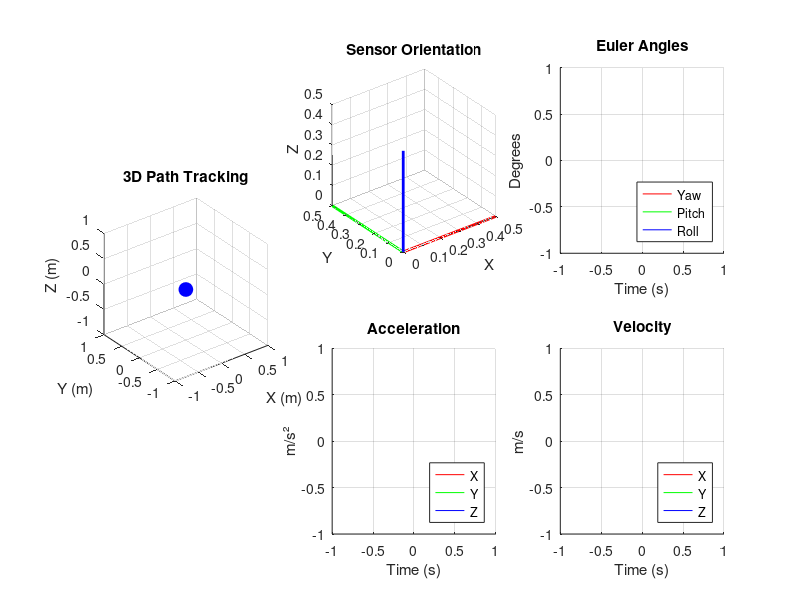

This figure's MATLAB source:
function mpu6050_path_tracking()
    comPort = 'COM4';      % CHECK YOUR COM PORT IN DEVICE MANAGER
    baudRate = 115200;
    readDuration = 120;    % testing time in seconds
    plotRefreshRate = 10;
    
    % base Madgwick filter Algorithm parameters
    betaBase = 0.1;        % Madgwick filter gain
    betaHigh = 0.3;        % Higher gain = faster convergence during motion
    betaLow = 0.05;        % Lower gain = better stability
    
    % ZUPT and drift mitigation
    zuptAccelThreshold = 0.15;  % m/s²
    zuptGyroThreshold = 0.05;   % rad/s
    zuptCounterThreshold = 5;   % hysteresis steps
    stillnessDecay = 0.95;      
    % Drift mitigation
    velocityDampingFactor = 0.996;  % damping
    positionDampingFactor = 0.999;  % position damping
    
    % State variables
    timestamps = [];
    quaternions = [];
    eulerAngles = [];
    rawAccelerations = [];
    worldAccelerations = [];
    gyroscopeData = [];
    positions = [0, 0, 0];  % [x, y, z]
    velocities = [0, 0, 0]; % [vx, vy, vz]
    path = [0, 0, 0];       % Initial path point
    velHistory = [];
    stillnessCounter = 0;
    
    % Gravity
    gravityMagnitude = 9.81;
    isCalibrated = false;
    calibrationSamples = [];
    calibrationPeriod = 2;  % calibration time in seconds
    calibrationStartTime = 0;
    waitingForInit = true;
    
    % Create figure
    figHandle = figure('Name', 'MPU6050 Path Tracking', 'NumberTitle', 'off', 'Position', [100, 100, 1200, 800]);
    set(figHandle, 'DeleteFcn', @figureClosedCallback);
    figureAlive = true;
    
    % 3D Path plot
    subplot(2, 3, [1, 4]); 
    pathPlot = plot3(0, 0, 0, 'r-', 'LineWidth', 2);
    title('3D Path Tracking'); 
    xlabel('X (m)'); ylabel('Y (m)'); zlabel('Z (m)'); 
    grid on; axis equal; hold on;
    currentPosPlot = plot3(0, 0, 0, 'bo', 'MarkerFaceColor', 'b', 'MarkerSize', 10);
    axesPlot = plotCoordinateSystem([0 0 0], eye(3), 0.1);
    view(3); axis([-1 1 -1 1 -1 1]);
    
    % Orientation plot
    subplot(2, 3, 2);
    orientationPlot = plot3([0 0], [0 0], [0 0], 'b-', 'LineWidth', 2);
    title('Sensor Orientation');
    xlabel('X'); ylabel('Y'); zlabel('Z');
    grid on; axis equal; hold on;
    oriAxesPlot = plotCoordinateSystem([0 0 0], eye(3), 0.5);
    view(3);
    
    % Euler angles plot
    subplot(2, 3, 3); hold on;
    eulPlot = zeros(3, 1);
    eulPlot(1) = plot(0, 0, 'r-');
    eulPlot(2) = plot(0, 0, 'g-');
    eulPlot(3) = plot(0, 0, 'b-');
    title('Euler Angles'); xlabel('Time (s)'); ylabel('Degrees'); grid on;
    legend('Yaw', 'Pitch', 'Roll', 'Location', 'southeast');
    
    % Raw accelerations plot
    subplot(2, 3, 5); hold on;
    accelPlot = zeros(3, 1);
    accelPlot(1) = plot(0, 0, 'r-');
    accelPlot(2) = plot(0, 0, 'g-');
    accelPlot(3) = plot(0, 0, 'b-');
    title('Acceleration'); xlabel('Time (s)'); ylabel('m/s²'); grid on;
    legend('X', 'Y', 'Z', 'Location', 'southeast');
    
    % Velocity plot
    subplot(2, 3, 6); hold on;
    velPlot = zeros(3, 1);
    velPlot(1) = plot(0, 0, 'r-');
    velPlot(2) = plot(0, 0, 'g-');
    velPlot(3) = plot(0, 0, 'b-');
    title('Velocity'); xlabel('Time (s)'); ylabel('m/s'); grid on;
    legend('X', 'Y', 'Z', 'Location', 'southeast');
    
    %% Serial connection
    try
        if ~isempty(instrfind)
            fclose(instrfind);
            delete(instrfind);
        end
        s = serialport(comPort, baudRate);
        flush(s);
        disp(['Connected to ', comPort]);
        disp('Waiting for initialization period to complete...');
        
        startTime = tic;
        lastPlotUpdate = toc(startTime);
        lastTime = 0;
        
        %Madgwick filter instance
        madgwick = MadgwickAHRS('SamplePeriod', 1/100, 'Beta', betaBase);
        
        % Main loop
        while toc(startTime) < readDuration && figureAlive
            if s.NumBytesAvailable > 0
                line = readline(s);

                % information messages
                if contains(line, 'Initializing') || contains(line, 'Testing') || contains(line, 'connection') || contains(line, 'Enabling') || contains(line, 'DMP ready') || contains(line, 'Waiting') || contains(line, 'Setteling')
                    disp([strtrim(line)]);
                    continue;
                end
                
                if contains(line, 'INIT_COMPLETE')
                    waitingForInit = false;
                    calibrationStartTime = toc(startTime);
                    disp('Initialization period complete.');
                    disp(['Starting calibration for ', num2str(calibrationPeriod), ' seconds...']);
                    continue;
                end
                
                %process sensor data
                try
                    data = str2double(split(line, ','));
                    
                    if length(data) == 14
                        % Extract data
                        timestamp = data(1) / 1000; 
                        quat = reshape(data(2:5), 1, 4);      % w, x, y, z
                        euler = reshape(data(6:8), 1, 3);     % yaw, pitch, roll in degrees
                        rawAccel = reshape(data(9:11), 1, 3); % raw acceleration values
                        worldAccel = reshape(data(12:14), 1, 3); % world frame acceleration
                        
                        % accelerations to m/s²
                        accelScale = 9.81 / 16384;
                        worldAccel = worldAccel * accelScale;
                        
                        % Extract gyroscope data from quaternion
                        if size(quaternions, 1) > 0
                            lastQuat = quaternions(end, :);
                            gyro = 2 * quatMultiply(quatConj(lastQuat), quatDiff(lastQuat, quat, timestamp - lastTime));
                            gyro = gyro(2:4);
                        else
                            gyro = [0, 0, 0];
                        end
                        
                        if waitingForInit
                            continue;
                        end
                        
                        % Madgwick filter dynamic
                        try
                            if ~isempty(lastTime)
                                accelMagnitude = norm(worldAccel);
                                gyroMagnitude = norm(gyro);
                                isMoving = (accelMagnitude > zuptAccelThreshold) || (gyroMagnitude > zuptGyroThreshold);
                                
                                % Adjust beta
                                if isMoving
                                    madgwick.Beta = min(madgwick.Beta * 1.1, betaHigh);  % Increase gradually
                                else
                                    madgwick.Beta = max(madgwick.Beta * 0.95, betaLow);  % Decrease gradually
                                end
                            end
                            
                            madgwick.UpdateIMU(gyro, rawAccel);
                            filteredQuat = madgwick.Quaternion;
                        catch madgwickErr
                            disp(['Madgwick filter error: ', madgwickErr.message]);
                            filteredQuat = quat;
                        end
                        
                        % Store sensor data
                        timestamps(end+1) = timestamp;
                        quaternions(end+1, :) = quat;
                        eulerAngles(end+1, :) = euler;
                        rawAccelerations(end+1, :) = rawAccel;
                        worldAccelerations(end+1, :) = worldAccel;
                        gyroscopeData(end+1, :) = gyro;
                        
                        % calibration period
                        currentTime = toc(startTime);
                        if ~isCalibrated && (currentTime - calibrationStartTime < calibrationPeriod)
                            calibrationSamples(end+1, :) = worldAccel;  % Store scaled acceleration
                        elseif ~isCalibrated && (currentTime - calibrationStartTime >= calibrationPeriod)
                            % reference gravity vector
                            if ~isempty(calibrationSamples)
                                isCalibrated = true;
                                disp('Calibration complete. Starting path tracking...');
                            else
                                disp('Warning: No calibration samples collected.');
                                isCalibrated = true;
                            end
                        end
                        
                        if isCalibrated
                            if ~isempty(lastTime)
                                dt = timestamp - lastTime;
                                
                                % low-pass filter for noise reduction
                                alpha = 0.1;
                                if size(worldAccelerations, 1) > 1
                                    filteredAccel = alpha * worldAccel + (1-alpha) * worldAccelerations(end-1, :);
                                else
                                    filteredAccel = worldAccel;
                                end
                                
                                filteredAccel = reshape(filteredAccel, 1, 3);
                                
                                % Calculate gravity vector based on current orientation
                                R = quaternionToRotationMatrix(quat);
                                worldGravity = [0, 0, gravityMagnitude];
                                sensorGravity = (R' * worldGravity')';
                                
                                % Compensate for gravity
                                compensatedAccel = filteredAccel - sensorGravity;
                                
                                % ZUPT (Zero Velocity Update)
                                accelMagnitude = norm(compensatedAccel);
                                gyroMagnitude = norm(gyro);
                                
                                isStill = (accelMagnitude < zuptAccelThreshold) && (gyroMagnitude < zuptGyroThreshold);
                                if isStill
                                    stillnessCounter = min(stillnessCounter + 1, 10);  % Cap at 10
                                else
                                    stillnessCounter = max(stillnessCounter - 1, 0);   % Don't go below 0
                                end
                                
                                % drift mitigation
                                if stillnessCounter >= zuptCounterThreshold
                                    velocities = [0, 0, 0];
                                else                                  
                                    % Integrate acceleration -> velocity, aggressive damping
                                    velocities = velocities + compensatedAccel * dt;
                                    
                                    stillnessFactor = min(stillnessCounter / zuptCounterThreshold, 1);
                                    adaptiveDamping = velocityDampingFactor + (1 - velocityDampingFactor) * stillnessFactor;
                                    velocities = velocities * adaptiveDamping;
                                    
                                    velMagnitude = norm(velocities);
                                    if velMagnitude < 0.01  % 1 cm/s threshold
                                        velocities = [0, 0, 0];
                                    end
                                end
                                
                                % Integrate velocity -> position
                                positions = positions + velocities * dt;
                                positions = positions * positionDampingFactor;
                                path(end+1, :) = positions;
                            end
                            lastTime = timestamp;
                        end
                        
                        % Update visualization plots
                        currentTime = toc(startTime);
                        if (currentTime - lastPlotUpdate) > (1/plotRefreshRate) && figureAlive
                            try
                                positions = reshape(positions, 1, 3);
                                velocities = reshape(velocities, 1, 3);
                                updatePlots();
                                lastPlotUpdate = currentTime;
                                drawnow limitrate;
                            catch plotErr
                                disp(['Plot update error: ', plotErr.message]);
                                if ~ishandle(figHandle)
                                    figureAlive = false;
                                    disp('Figure was closed.');
                                end
                            end
                        end
                    else
                        disp(['Incorrect data format. Expected 14 elements, got ', num2str(length(data))]);
                    end
                catch dataErr
                    disp(['Data parsing error: ', dataErr.message]);
                end
            end
        end
        
        % Close serial connection
        clear s;
        disp('Data collection complete');
        
    catch ME
        disp('Error:');
        disp(ME.message);
        
        if exist('s', 'var')
            clear s;
        end
    end

    % Callback for figure closure
    function figureClosedCallback(~, ~)
        figureAlive = false;
        disp('Figure closed by user');
    end

    %% Update plots function
    function updatePlots()
        if isempty(timestamps) || ~figureAlive || ~ishandle(figHandle)
            return;
        end
        
        % Calculate relative time for x-axis
        relativeTime = timestamps - timestamps(1);
        
        % Update orientation visualization
        if ~isempty(quaternions) && all(ishandle(oriAxesPlot))
            try
                lastQuat = quaternions(end, :);
                R = quaternionToRotationMatrix(lastQuat);
                delete(oriAxesPlot);
                oriAxesPlot = plotCoordinateSystem([0 0 0], R, 0.5);
            catch err
                disp(['Orientation plot error: ', err.message]);
            end
        end
        
        % Update 3D path
        if isCalibrated && size(path, 1) > 1
            try
                set(pathPlot, 'XData', path(:, 1), 'YData', path(:, 2), 'ZData', path(:, 3));
                set(currentPosPlot, 'XData', positions(1), 'YData', positions(2), 'ZData', positions(3));
                
                if all(ishandle(axesPlot))
                    delete(axesPlot);
                    lastQuat = quaternions(end, :);
                    R = quaternionToRotationMatrix(lastQuat);
                    positions_row = reshape(positions, 1, 3);
                    axesPlot = plotCoordinateSystem(positions_row, R, 0.1);
                end
                
                % Adjust axis limits based on path size
                axisRange = max(max(abs(path)));
                if axisRange > 0
                    axisLimit = max(1, axisRange * 1.2);
                    axis([-axisLimit axisLimit -axisLimit axisLimit -axisLimit axisLimit]);
                end
            catch err
                disp(['Path plot error: ', err.message]);
            end
        end
        
        % Update euler angles plot
        if ~isempty(eulerAngles)
            try
                if size(eulerAngles, 1) > length(relativeTime)
                    eulerAngles = eulerAngles(end-length(relativeTime)+1:end, :);
                end
                
                for i = 1:3
                    if ishandle(eulPlot(i))
                        set(eulPlot(i), 'XData', relativeTime, 'YData', eulerAngles(:, i));
                    end
                end
            catch err
                disp(['Euler plot error: ', err.message]);
            end
        end
        
        % Update acceleration plot
        if isCalibrated && ~isempty(worldAccelerations)
            try
                if size(worldAccelerations, 1) > length(relativeTime)
                    worldAccelerations = worldAccelerations(end-length(relativeTime)+1:end, :);
                end
                
                % Get last orientation to calculate gravity in sensor frame
                lastQuat = quaternions(end, :);
                R = quaternionToRotationMatrix(lastQuat);
                worldGravity = [0, 0, gravityMagnitude];
                sensorGravity = (R' * worldGravity')';
                
                % Remove adaptive gravity component
                calibratedAccels = worldAccelerations - repmat(sensorGravity, size(worldAccelerations, 1), 1);
                
                for i = 1:3
                    if ishandle(accelPlot(i))
                        set(accelPlot(i), 'XData', relativeTime, 'YData', calibratedAccels(:, i));
                    end
                end
            catch err
                disp(['Acceleration plot error: ', err.message]);
            end
        end
        
        % Update velocity plot
        if isCalibrated && exist('velocities', 'var')
            try
                velocities_row = reshape(velocities, 1, 3);
                
                if isempty(velHistory)
                    velHistory = velocities_row;
                else
                    velHistory(end+1, :) = velocities_row;
                end
                
                if size(velHistory, 1) > length(relativeTime)
                    velHistory = velHistory(end-length(relativeTime)+1:end, :);
                end
                
                for i = 1:3
                    if ishandle(velPlot(i))
                        set(velPlot(i), 'XData', relativeTime, 'YData', velHistory(:, i));
                    end
                end
            catch err
                disp(['Velocity plot error: ', err.message]);
            end
        end
    end

    %% Convert quaternion to rotation matrix
    function R = quaternionToRotationMatrix(q)
        q = reshape(q, 1, 4);
        
        w = q(1);
        x = q(2);
        y = q(3);
        z = q(4);
        
        n = norm(q);
        if n > 0
            w = w/n;
            x = x/n;
            y = y/n;
            z = z/n;
        end
        
        R = zeros(3, 3);
        R(1, 1) = 1 - 2*y^2 - 2*z^2;
        R(1, 2) = 2*x*y - 2*w*z;
        R(1, 3) = 2*x*z + 2*w*y;
        
        R(2, 1) = 2*x*y + 2*w*z;
        R(2, 2) = 1 - 2*x^2 - 2*z^2;
        R(2, 3) = 2*y*z - 2*w*x;
        
        R(3, 1) = 2*x*z - 2*w*y;
        R(3, 2) = 2*y*z + 2*w*x;
        R(3, 3) = 1 - 2*x^2 - 2*y^2;
    end

    %% Quaternion conjugate
    function qConj = quatConj(q)
        qConj = [q(1), -q(2), -q(3), -q(4)];
    end
    
    %% Quaternion multiplication
    function c = quatMultiply(a, b)
        a = reshape(a, 1, 4);
        b = reshape(b, 1, 4);
        
        c = zeros(1, 4);
        c(1) = a(1)*b(1) - a(2)*b(2) - a(3)*b(3) - a(4)*b(4);
        c(2) = a(1)*b(2) + a(2)*b(1) + a(3)*b(4) - a(4)*b(3);
        c(3) = a(1)*b(3) - a(2)*b(4) + a(3)*b(1) + a(4)*b(2);
        c(4) = a(1)*b(4) + a(2)*b(3) - a(3)*b(2) + a(4)*b(1);
    end
    
    %% Quaternion difference
    function diff = quatDiff(q1, q2, dt)
        % Calculate the rate of change of quaternion
        if dt > 0
            diff = (q2 - q1) / dt;
        else
            diff = [0, 0, 0, 0];
        end
    end

    %% Plot coordinate system axes
    function h = plotCoordinateSystem(origin, R, scale)
        origin = reshape(origin, 1, 3);
        
        xAxis = origin + scale * reshape(R(:, 1)', 1, 3);
        yAxis = origin + scale * reshape(R(:, 2)', 1, 3);
        zAxis = origin + scale * reshape(R(:, 3)', 1, 3);
        
        h(1) = plot3([origin(1) xAxis(1)], [origin(2) xAxis(2)], [origin(3) xAxis(3)], 'r-', 'LineWidth', 2);
        h(2) = plot3([origin(1) yAxis(1)], [origin(2) yAxis(2)], [origin(3) yAxis(3)], 'g-', 'LineWidth', 2);
        h(3) = plot3([origin(1) zAxis(1)], [origin(2) zAxis(2)], [origin(3) zAxis(3)], 'b-', 'LineWidth', 2);
    end
end
